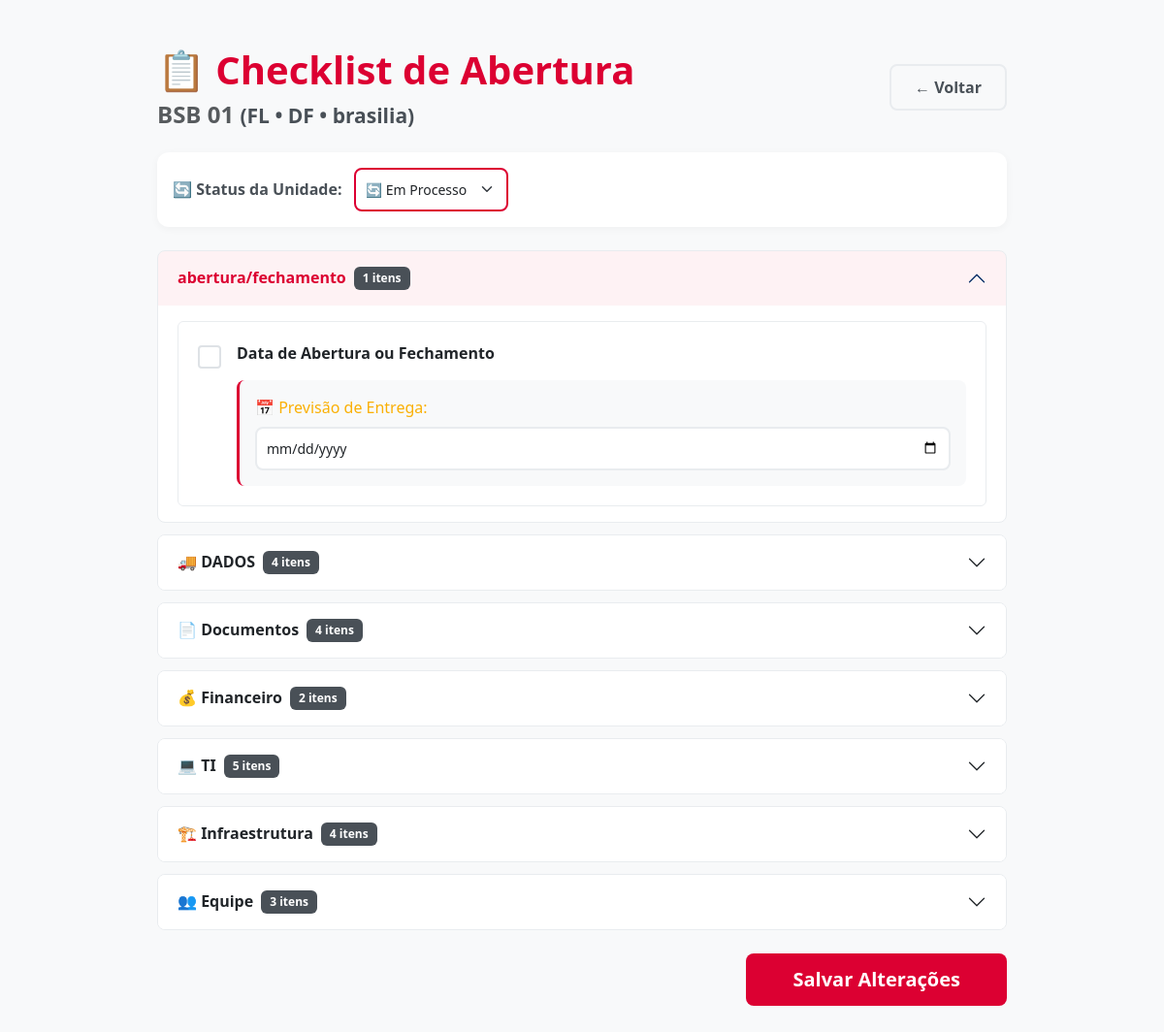
The page /gerenciar/5 on the database its author committed.
### App.py (models this page shows)
class Unidade(db.Model):
    id = db.Column(db.Integer, primary_key=True)
    nome = db.Column(db.String(100), nullable=False)
    cidade = db.Column(db.String(50), nullable=False)
    uf = db.Column(db.String(2), nullable=False)
    tipo = db.Column(db.String(10), nullable=False)
    status_unidade = db.Column(db.String(20), default="processo")
    checklist_status = db.Column(db.Text, default="{}")

### App.py (the view, shortened to what this page needs)
@app.route('/gerenciar/<int:id>', methods=['GET', 'POST'])
def gerenciar(id):
    unidade = Unidade.query.get_or_404(id)
    status_salvo = {}
    if unidade.checklist_status and unidade.checklist_status != "{}":
        try:
            status_salvo = json.loads(unidade.checklist_status)
        except:
            status_salvo = {}
    atrasados = verificar_atrasados(unidade.checklist_status)
    return render_template('checklist.html',
                           unidade=unidade,
                           categorias=CATEGORIAS_REQUISITOS,
                           status_salvo=status_salvo,
                           status_unidade_opts=STATUS_UNIDADE,
                           atrasados=atrasados,
                           hoje=date.today().isoformat(),
                           gerar_id_seguro=gerar_id_seguro)

### App.py (called while the page is built)
def gerar_id_seguro(texto):
    texto_limpo = re.sub(r'[^\w\s]', '', texto)
    texto_limpo = re.sub(r'\s+', '_', texto_limpo)
    return texto_limpo.lower()

def verificar_atrasados(checklist_json):
    if not checklist_json or checklist_json == "{}":
        return []
    try:
        dados = json.loads(checklist_json)
    except:
        return []
    atrasados = []
    hoje = date.today().isoformat()
    for item, info in dados.items():
        if isinstance(info, dict):
            concluido = info.get('concluido', False)
            previsao = info.get('previsao', '')
            if not concluido and previsao and previsao < hoje:
                atrasados.append({
                    'nome': item,
                    'previsao': previsao,
                    'dias_atraso': (date.today() - date.fromisoformat(previsao)).days
                })
    return atrasados

@app.context_processor
def utility_processor():
    def now():
        return datetime.now()
    return dict(now=now)

### Templates/checklist.html (shortened to what this page needs)
<!DOCTYPE html>
<html lang="pt-br">
<head>
    <link href="https://cdn.jsdelivr.net/npm/bootstrap@5.3.0/dist/css/bootstrap.min.css" rel="stylesheet">
</head>
<body class="bg-light">
    <div class="container mt-5 mb-5" style="max-width: 900px;">
        <div class="d-flex justify-content-between align-items-center mb-4">
            <div>
                <h1 style="color: var(--primary); font-weight: 700;">📋 Checklist de Abertura</h1>
                <h4 class="text-muted mb-0">{{ unidade.nome }}
                    <small style="color: var(--gray-600);">({{ unidade.tipo }} • {{ unidade.uf }} • {{ unidade.cidade }})</small>
                </h4>
            </div>
            <a href="/" class="btn btn-outline-secondary">← Voltar</a>
        </div>
        <div class="card mb-4">
            <div class="card-body py-3">
                <label class="fw-bold me-2" style="color: var(--gray-600);">🔄 Status da Unidade:</label>
                <form method="POST" action="/gerenciar/{{ unidade.id }}" style="display: inline;">
                    <select name="status_unidade" class="form-select d-inline-block w-auto" onchange="this.form.submit()" style="border-color: var(--primary);">
                        {% for codigo, info in status_unidade_opts.items() %}
                            <option value="{{ codigo }}" {% if unidade.status_unidade == codigo %}selected{% endif %}>
                                {{ info.label }}
                            </option>
                        {% endfor %}
                    </select>
                </form>
            </div>
        </div>
        <form method="POST" id="checklistForm">
            <div class="accordion" id="accordionChecklist">
                {% for categoria, itens in categorias.items() %}
                <div class="accordion-item">
                    <h2 class="accordion-header" id="heading{{ loop.index }}">
                        <button class="accordion-button {% if not loop.first %}collapsed{% endif %}" type="button" data-bs-toggle="collapse" data-bs-target="#collapse{{ loop.index }}">
                            <strong>{{ categoria }}</strong>
                            <span class="badge bg-secondary ms-2">{{ itens|length }} itens</span>
                        </button>
                    </h2>
                    <div id="collapse{{ loop.index }}" class="accordion-collapse collapse {% if loop.first %}show{% endif %}" data-bs-parent="#accordionChecklist">
                        <div class="accordion-body">
                            <div class="list-group">
                                {% for item_config in itens %}
                                {% set item_nome = item_config.nome %}
                                {% set item_tipo = item_config.tipo %}
                                {% set item_id = gerar_id_seguro(item_nome) %}
                                {% if item_tipo == 'checkbox' %}
                                    {% set item_valor = status_salvo.get(item_nome, {}) %}
                                    {% if item_valor is mapping %}
                                        {% set concluido = item_valor.get('concluido', False) %}
                                        {% set previsao = item_valor.get('previsao', '') %}
                                    {% else %}
                                        {% set concluido = False %}
                                        {% set previsao = '' %}
                                    {% endif %}
                                    {% set eh_atrasado = false %}
                                    {% if not concluido and previsao and previsao < hoje %}
                                        {% set eh_atrasado = true %}
                                    {% endif %}
                                    <div class="list-group-item {% if concluido %}item-concluido{% endif %} {% if eh_atrasado %}item-atrasado{% endif %}">
                                        <div class="d-flex gap-3 align-items-start">
                                            <input class="form-check-input flex-shrink-0 mt-1"
                                                   type="checkbox"
                                                   name="req_{{ item_id }}"
                                                   id="req_{{ item_id }}"
                                                   onchange="toggleCampoData(this)"
                                                   {% if concluido %}checked{% endif %}>
                                            <div class="flex-grow-1">
                                                <label class="fw-bold d-block" for="req_{{ item_id }}">
                                                    {{ item_nome }}
                                                </label>
                                                <div class="campo-data">
                                                    <div class="campo-previsao" style="display: {% if concluido %}none{% else %}block{% endif %};">
                                                        <label class="form-label" style="color: var(--warning);">📅 Previsão de Entrega:</label>
                                                        <input type="date"
                                                               name="previsao_{{ item_id }}"
                                                               class="form-control"
                                                               value="{{ previsao }}">
                                                    </div>
                                                </div>
                                            </div>
                                        </div>
                                    </div>
                                {% endif %}
                                {% endfor %}
                            </div>
                        </div>
                    </div>
                </div>
                {% endfor %}
            </div>
            <div class="mt-4 text-end">
                <button type="submit" class="btn btn-success btn-lg px-5">Salvar Alterações</button>
            </div>
        </form>
    </div>
</body>
</html>

### Templates/checklist.html (style rules this page uses)
:root { --primary: #dc0032; --primary-dark: #b8002a; --primary-light: #ff1a4d; --gray-50: #f8f9fa; --gray-100: #f1f3f5; --gray-200: #e9ecef; --gray-300: #dee2e6; --gray-600: #495057; --gray-700: #343a40; --gray-800: #212529; --success: #dc0032; --warning: #fab005; --danger: #fa5252; }
* { font-family: 'Segoe UI', Tahoma, Geneva, Verdana, sans-serif; }
body { background: var(--gray-50); color: var(--gray-800); }
h1, h2, h3, h4, h5 { color: var(--gray-800); font-weight: 600; }
.card { border: none; border-radius: 12px; box-shadow: 0 2px 8px rgba(0,0,0,0.04); }
.accordion-button { font-weight: 600; padding: 1rem 1.25rem; background: white; border: none; }
.accordion-button:not(.collapsed) { background: rgba(220, 0, 50, 0.05); color: var(--primary); box-shadow: none; }
.accordion-item { border: 1px solid var(--gray-200) !important; border-radius: 8px !important; margin-bottom: 0.75rem; overflow: hidden; }
.list-group-item { border: 1px solid var(--gray-200); padding: 1.25rem; }
.form-check-input { width: 1.5em; height: 1.5em; border: 2px solid var(--gray-300); cursor: pointer; }
.campo-data { margin-top: 1rem; padding: 1rem; background: var(--gray-50); border-radius: 8px; border-left: 3px solid var(--primary); }
.form-control, .form-select { border: 2px solid var(--gray-200); border-radius: 8px; padding: 0.625rem; font-size: 0.875em; transition: all 0.3s ease; }
.btn-success { background: var(--success); border: none; padding: 0.75rem 2rem; border-radius: 8px; font-weight: 600; transition: all 0.3s ease; }
.btn-outline-secondary { border: 2px solid var(--gray-200); color: var(--gray-600); padding: 0.625rem 1.5rem; border-radius: 8px; font-weight: 600; text-decoration: none; transition: all 0.3s ease; }
.badge { padding: 0.5em 0.75em; border-radius: 6px; font-weight: 600; font-size: 0.75em; }
.bg-secondary { background: var(--gray-600) !important; }
h1 { color: var(--primary); font-weight: 700; }

### rows shown on the page
Unidade: nome "BSB 01", tipo "FL", uf "DF", cidade "brasilia", status_unidade "🔄 Em Processo"

### other values the page prints
{{ categoria }} "abertura/fechamento" "🚚 DADOS" "📄 Documentos" "💰 Financeiro" "💻 TI" "🏗️ Infraestrutura" "👥 Equipe"
{{ itens|length }} "1" "4" "4" "2" "5" "4" "3"
{{ item_nome }} "Data de Abertura ou Fechamento"
